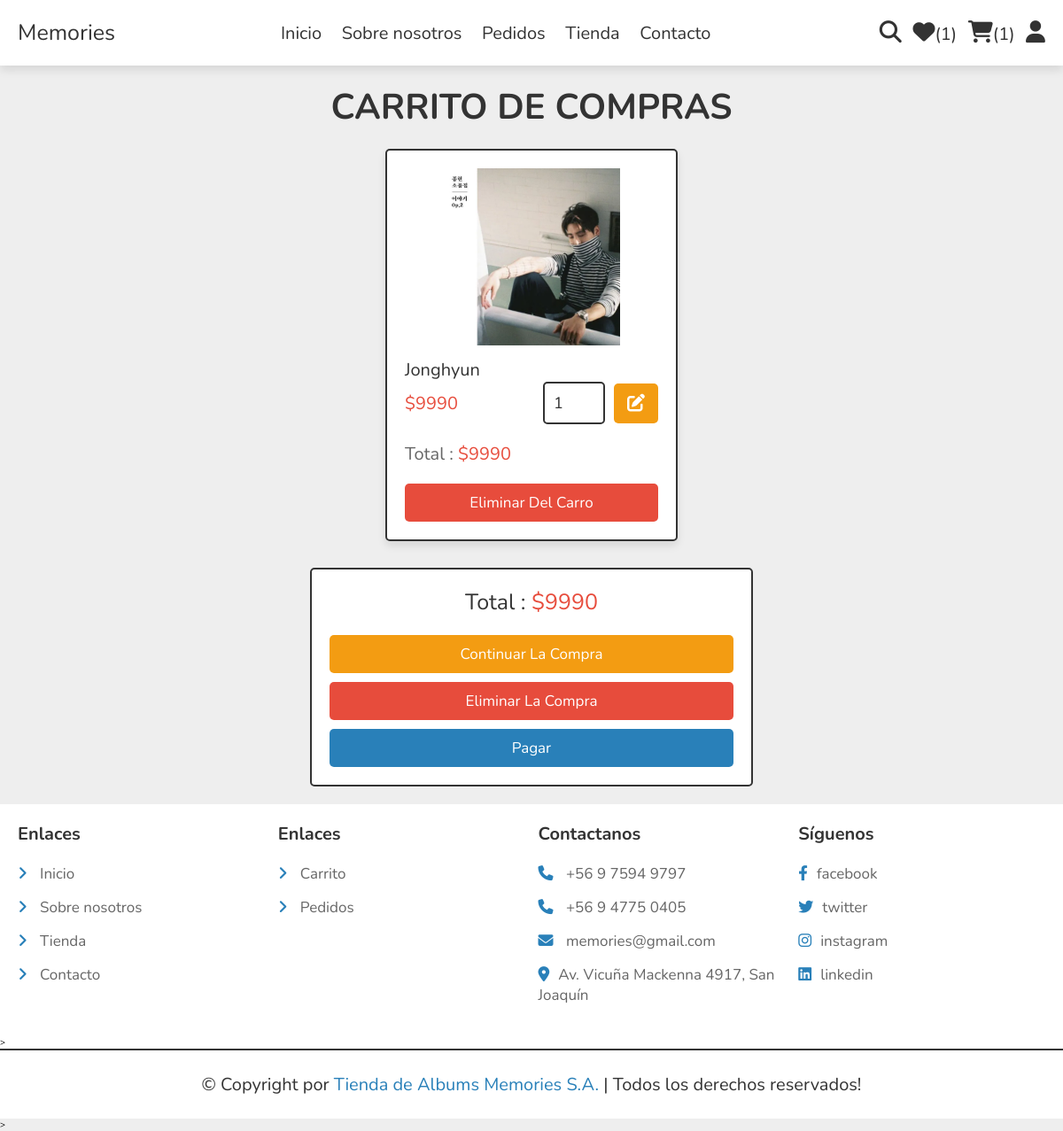
Page /lista_deseada/ (signed in) on the earlier database version.
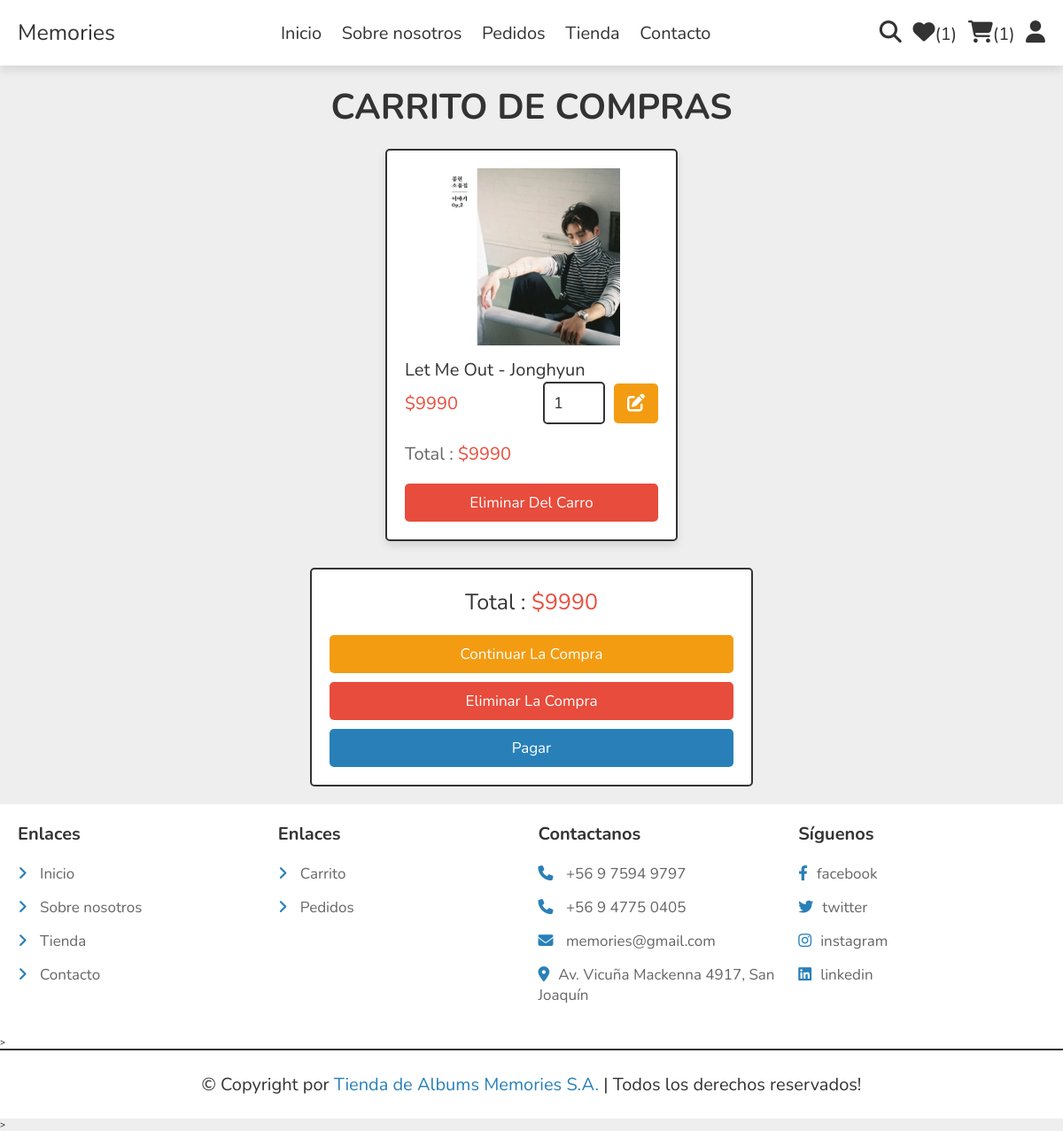
Same page on the later database version.
### store/models.py (models this page shows, shortened)
class Cart(models.Model):
    customer = models.ForeignKey(User, on_delete=models.CASCADE,null=False,blank=False)
    product_id = models.ForeignKey(Products, on_delete=models.CASCADE,null=False,blank=False)
    quantity = models.PositiveIntegerField(default=1)
    @property
    def sub_total(self):
        sub_total=self.quantity * self.product_id.price
        return sub_total

class Products(models.Model):
    category = models.ForeignKey(ProductCategory, on_delete=models.CASCADE,null=True,blank=False)
    name = models.CharField(max_length=50,blank=False,null=False)
    price = models.PositiveIntegerField(blank=False,null=False)
    details = models.TextField(blank=True)
    image_01 = models.ImageField()

### store/views.py (the view)
# urls.py: path('lista_deseada/',CarritoDeCompras,name='lista_deseada'),
@login_required
def CarritoDeCompras(request):
    products=Cart.objects.filter(customer=request.user)
    cart_count=Cart.objects.filter(customer=request.user).count()
    item_count=WishList.objects.filter(customer=request.user).count()
    grand_total= sum([item.quantity* item.product_id.price for item in products])
    context={'products':products,'cart_count':cart_count,'item_count':item_count,'grand_total':grand_total}
    return render(request,'store/carritodecompras.html',context)

### store/templates/store/carritodecompras.html (shortened to what this page needs)
{% extends 'store/main.html' %}
{% load static %}
{% block content %}
<section class="products shopping-cart">
        <h3 class="heading">Carrito de Compras</h3>
        <div class="box-container">
            {% for product in products %}
            <form action="" method="POST" class="box">{% csrf_token %}
                <img src="{{product.product_id.image_01.url}}" alt="">
                <div class="name">{{product.product_id.name}}</div>
                <div class="flex">
                    <div class="price">${{product.product_id.price}}</div>
                    <input type="number" name="quantity" class="qty" min="1" max="99" onkeypress="if(this.value.length == 2) return false;" value="{{product.quantity}}">
                   <button type="submit" class="fas fa-edit" name="update_quantity" formaction="{% url 'update_quantity' %}"></button>
                </div>
                <div class="sub-total"> Total : <span>${{product.sub_total}}</span> </div>
                <input type="submit" value="Eliminar del carro" formaction="{% url 'delete_from_cart' %}" onclick="return confirm('¿Quieres eliminar todo?');" class="delete-btn" name="delete">
            </form>
                {% endfor %}
        </div>
        {% if grand_total != 0 %}
        <div class="cart-total">
            <form action="" method="POST">{% csrf_token %}
              <p>Total : <span>${{grand_total}}</span></p>
              <a href="{% url 'tienda' %}" class="option-btn">Continuar la compra</a>
               <input type="submit" value="Eliminar la compra" class="delete-btn" name="all_delete" formaction="{% url 'delete_from_cart' %}" onclick="return confirm('¿Quieres eliminar todo?');">
               <a href="{% url 'checkout' %}" class="btn <?= ($grand_total > 1)?'':'disabled'; ?>">Pagar</a>
            </form>
        </div>
         {% else %}
             <div class="cart-total">
                <p>El carrito esta vacio</p>
             </div>
         {% endif %}
        </section>
        {% endblock content %}

Differences in the rows shown:
changed through a linked row, Cart: product_id.name "Jonghyun" → "Let Me Out - Jonghyun"
